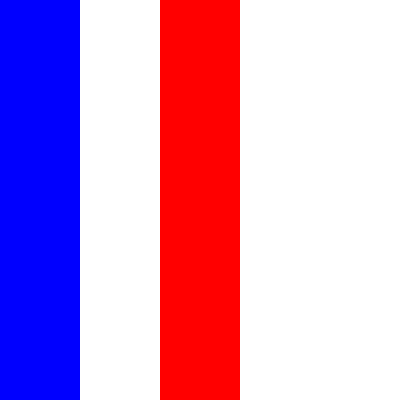
Frame 1 (no input)
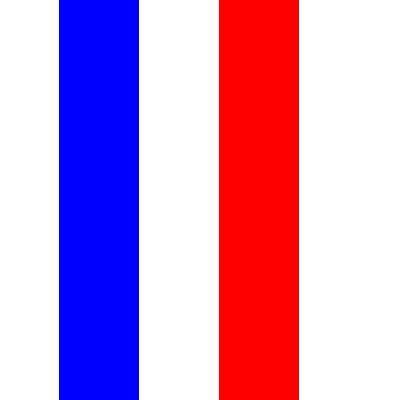
Frame 60 (no input)
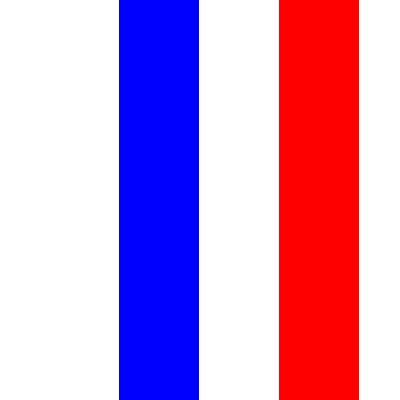
Frame 120 (the mouse pressed at the canvas centre since frame 60)

The p5.js sketch that drew these frames (run headless with seeded random() and noise() and a simulated clock; from frame 60 on, the mouse is pressed at the canvas centre):

// p5.js sketch
// ── sketch.js
// scrolling flags
// https://editor.p5js.org/novo/sketches/QPntEI_-j


let xpos = 0;
let xlen;
let ylen;
let debug = 1;
let dim = { width: 400, height: 400 };
let fullScreenBtn;

function setup() {
  
  if (!debug) {
    dim.width = windowWidth;
    // windowWidth is system variable that stores 
    // the width of the inner window
    // it maps to window.innerWidth
    
    dim.height = windowHeight;
  }
  
  createCanvas(dim.width, dim.height);
  noStroke();

  fullScreenBtn = createButton("Full Screen").mousePressed(full_screen_action);
  fullScreenBtn.style("font-size:42px");

  init_dim();
}

function draw() {
  // background(220);
  
  fill(255);
  rect(0, 0, xpos, ylen);
  fill("blue");
  rect(xpos % width, 0, xlen, ylen);
    // % is remainder operator
    // so xpos % width
    // means remainder = xpos / width
    // if xpos == 0 then remainder == 0
    // if xpos == width / 2 then remainder == width / 2
    // if xpos == width then remainder == 0
    // so remainder grows from 0 to width to 0
    // as xpos crosses frame from left to righ

  
  fill(255);
  rect((xpos + xlen) % width, 0, xlen, ylen);
  fill("red");
  rect((xpos + xlen + xlen) % width, 0, xlen, ylen);

  // move xpos from left to right
  // reset to zero when xpos > width
  xpos = (xpos + 1) % width;
}

function init_dim() {
  xlen = width / 5;
  ylen = height;
}

// From
// https://editor.p5js.org/jht1493/sketches/5LgILr8RF

function full_screen_action() {
  ui_remove_all();
  ui_toggleFullScreen();
  
  
  let delay = 1000;
  
 setTimeout(ui_present_window, delay);
  // setTimeout(function,delay)
  // with a delay in milliseconds
}

function ui_present_window() {
  resizeCanvas(windowWidth, windowHeight);
  init_dim();
}

function ui_remove_all() {
  fullScreenBtn.remove();
}

function ui_toggleFullScreen() {
  fullscreen(1);
  // if (!document.documentElement.requestFullscreen) {
  //   console.log("NO document.documentElement.requestFullscreen");
  //   return;
  // }
  // if (!document.fullscreenElement) {
  //   document.documentElement.requestFullscreen();
  // } else {
  //   if (document.exitFullscreen) {
  //     document.exitFullscreen();
  //   }
  // }
}

//https://editor.p5js.org/jht9629-nyu/sketches/3VKJ-q8ar
// ims03-jht scrolling color bars
